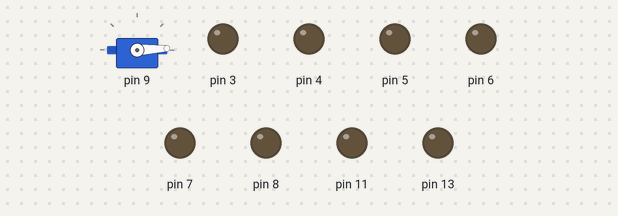
A sketch run on a simulated Arduino Uno, built with avr-gcc and run on an emulated ATmega328P. On the bench: servo, output pins drawn as LEDs (lit = HIGH).

Above: at 0.05 s.
At 1.55 s:
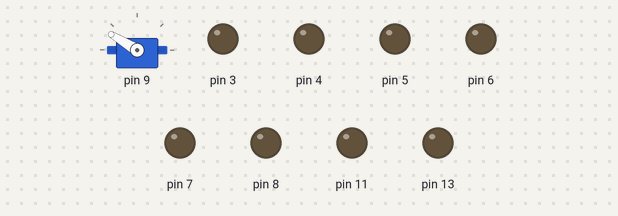
At 3.0 s:
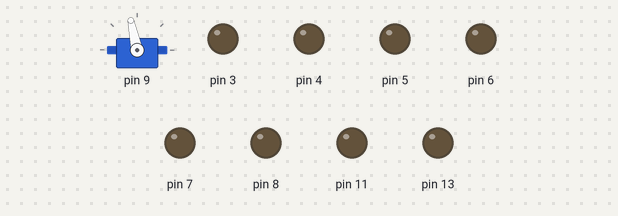
At 6.4 s:
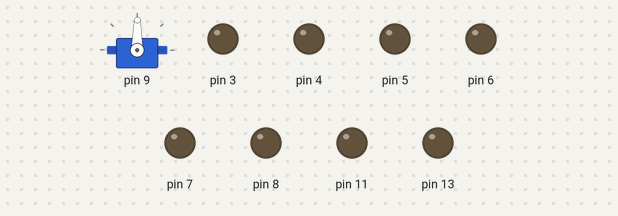
Timing chart, 0 to 8.3 s (numbered marks = the images above):
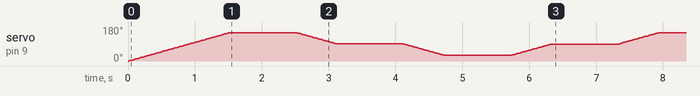

The sketch:

rotation_lib.ino
```cpp
/* Rotazione

 Rotazione di un servomotore tramite la librerio Servo.h .

 L'utilizzo della libreria Servo rende inutilizzabile analogWrite()
 sui pin 9 e 10 dato che utilizza i timer associati a questi PIN.

 Power: un servo da 9g puo' arrivare ad impegnare 750mA sotto carico
 (se viene opposta resistenza al movimento del servo), un  SG90 prende
 ~52mA se il movimento e' libero. Quindi in fase di test il servo puo'
 essere alimentato direttamente da una scheda Arduino (200ma dal PIN 5v)
 ma per l'uso finale dovra' essere alimentato autonomamente.


 Rotazione a SX di 90'
 Rotazione a DC di 90'

 Schema: https://www.arduino.cc/en/uploads/Tutorial/sweep_bb.png
 http://microbotlabs.com/images/mearm-uno-servo-1.jpg
 */


#include "rover.h"
#include "Servo.h"

// a maximum of eight servo objects can be created


void setup()
{
  abilita();

}


void loop()
{
  // servo DX
  servoDX();
  delay(1000);

  servoMiddle();
  delay(1000);

  // servo SX
  servoSX();
  delay(1000);

  servoMiddle();
  delay(1000);
}
```
